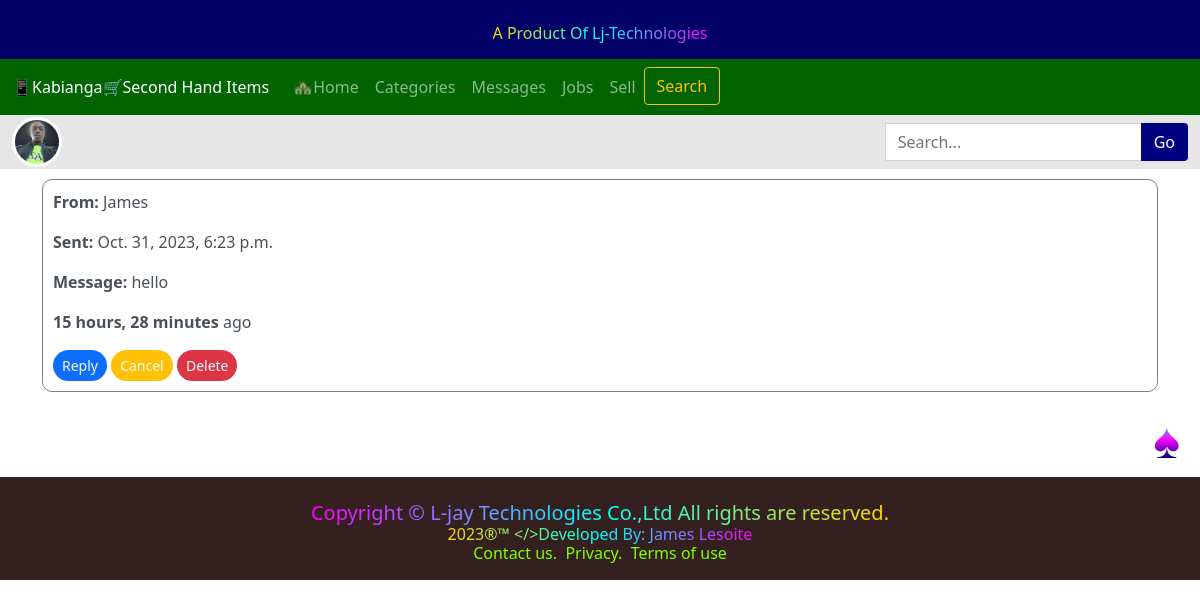
/messages/58/ (signed in), run on the app's committed database.
### shop/models.py (models this page shows, shortened)
class Message(models.Model):
    sender = models.ForeignKey(User, blank=False, null=True, on_delete=models.CASCADE,related_name = 'sent_message')
    receiver = models.ForeignKey(User, blank=False, null=True, on_delete=models.CASCADE,related_name = 'recieved_message')
    product = models.ForeignKey(Product,null=True, blank=True, on_delete=models.SET_NULL)
    content = models.TextField()
    Timesent = models.DateTimeField(auto_now_add=True)
    status = models.BooleanField(default=False)

### shop/views.py (the view)
# urls.py: path('messages/<int:msg_id>/',views.messages,name='messages'),
@login_required
def messages(request,msg_id):
    user = request.user
    messages = Message.objects.filter(receiver=user,pk=msg_id)
    messages = messages.order_by('Timesent')
    context = {
        'messages':messages
    }
    return render(request,'messages.html',context)

### shop/templates/messages.html
{% extends 'base.html' %}
{% load static %}
{% block content %}
    <div class="container" style="padding-top: 10px;">
        {% for message in messages %}
            <div class="list-group-item-action" style="margin-bottom: 10px;padding: 10px;border-radius: 10px;border: 1px solid grey;">
                <p><strong>From: </strong>{{message.sender|title}} </p>
                <p><strong>Sent: </strong>{{message.Timesent}} </p>
                <p><strong>Message: </strong>{{message.content}} </p>
                <p><strong>{{message.Timesent|timesince}}</strong> ago</p>
                <a href="{% url 'openmsg' message.id %}" class="btn btn-sm text-light rounded-pill bg-primary">Reply</a>
                <a href="{% url 'user_messages' %}" class="btn btn-sm text-light rounded-pill bg-warning">Cancel</a>
                <a href="" class="btn btn-sm text-light rounded-pill bg-danger">Delete</a>
            </div>
        {% endfor %}
    </div>
{% endblock %}

### data on the page
Message: sender "James", Timesent "Oct. 31, 2023, 6:23 p.m.", content "hello", Timesent "15 hours, 28 minutes"
